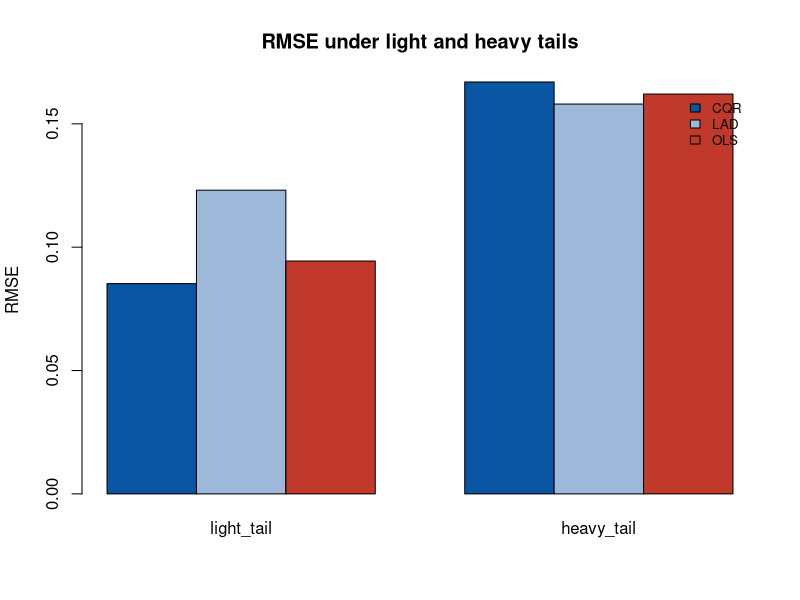
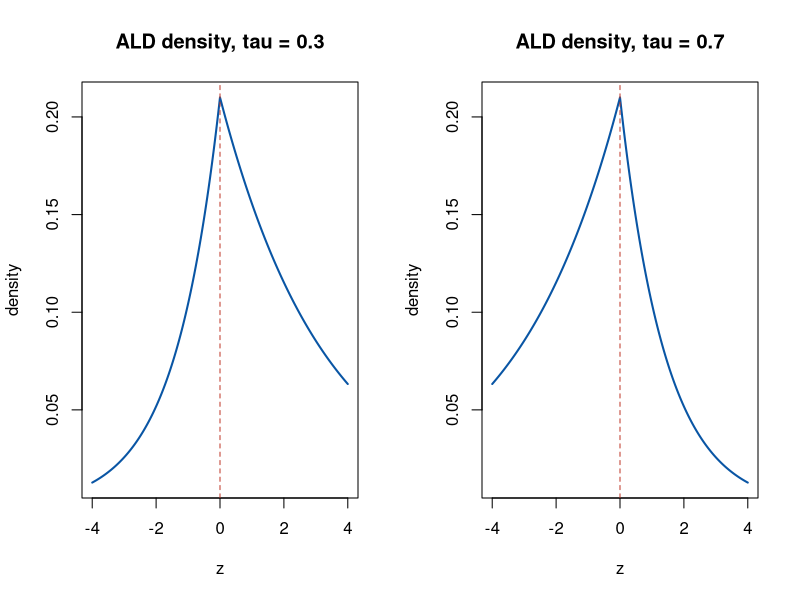

These charts were generated, in order, by the following R code:
## ---- chunk 1
rho <- function(u, tau) u * (tau - (u < 0))
run_case <- function(err_fun) {
  set.seed(2026)
  n <- 400; p <- 3
  X <- matrix(rnorm(n * p), n, p)
  beta_true <- c(2, -1, 0.5)
  y <- X %*% beta_true + err_fun(n)
  tau_vec <- c(0.1, 0.3, 0.5, 0.7, 0.9)
  cq_obj <- function(par) {
    b <- par[1:length(tau_vec)]
    g <- par[(length(tau_vec) + 1):length(par)]
    Xg <- as.numeric(X %*% g)
    r <- outer(as.numeric(y), b, "-") - matrix(Xg, nrow = n, ncol = length(b))
    sum(sapply(seq_along(tau_vec), function(k) sum(rho(r[, k], tau_vec[k]))))
  }
  fit_cqr <- optim(c(quantile(y, tau_vec), rep(0, p)), cq_obj,
                   method = "BFGS", control = list(maxit = 2000, reltol = 1e-12))
  gamma_cqr <- fit_cqr$par[(length(tau_vec) + 1):length(fit_cqr$par)]
  fit_lad <- optim(c(median(y), rep(0, p)),
                   function(par) sum(rho(as.numeric(y) - par[1] - X %*% par[-1], 0.5)),
                   method = "BFGS")$par[-1]
  fit_ols <- coef(lm(y ~ X))[-1]
  tab <- rbind(CQR = gamma_cqr, LAD = fit_lad, OLS = fit_ols)
  colnames(tab) <- paste0("b", 1:p)
  rmse <- apply(tab, 1, function(v) sqrt(mean((v - beta_true)^2)))
  list(rmse = rmse, tab = tab)
}
res_light <- run_case(function(n) rnorm(n) * 2)
res_heavy <- run_case(function(n) rt(n, df = 3) * 2)
rmse_mat <- cbind(light_tail = res_light$rmse, heavy_tail = res_heavy$rmse)
round(rmse_mat, 4)
## ---- chunk 2
barplot(rmse_mat, beside = TRUE, col = c("#0955a4", "#9db8d9", "#c0392b"),
        main = "RMSE under light and heavy tails", ylab = "RMSE",
        legend.text = c("CQR", "LAD", "OLS"),
        args.legend = list(bty = "n", cex = 0.8))
## ---- chunk 3
ald_density <- function(z, tau, sigma = 1) {
  tau * (1 - tau) / sigma * exp(-rho(z, tau) / sigma)
}
zgrid <- seq(-4, 4, length.out = 201)
par(mfrow = c(1, 2))
for (tau in c(0.3, 0.7)) {
  plot(zgrid, ald_density(zgrid, tau), type = "l", lwd = 2,
       col = "#0955a4", xlab = "z", ylab = "density",
       main = paste0("ALD density, tau = ", tau))
  abline(v = 0, lty = 2, col = "#c0392b")
}
